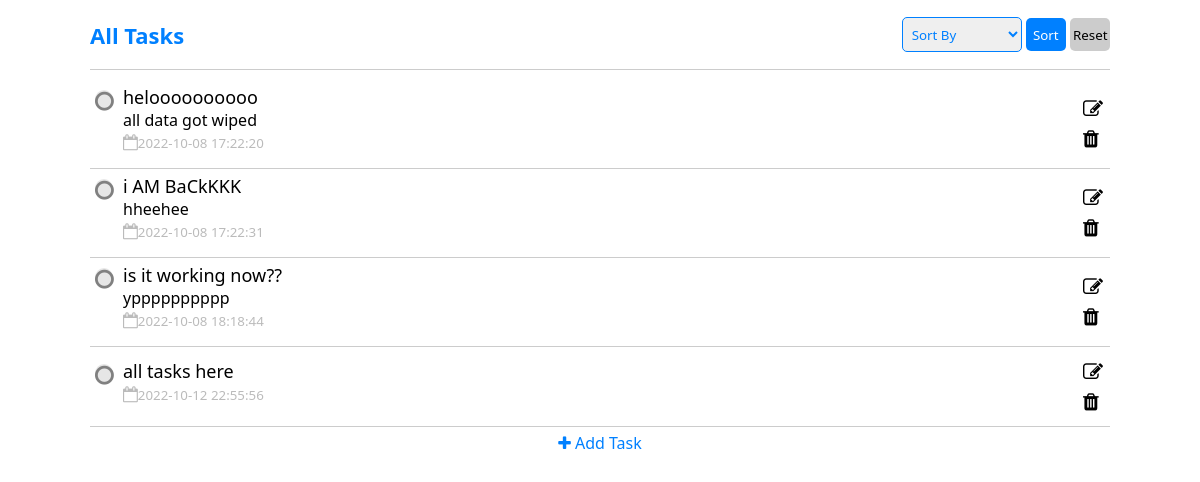
The page /main/all-tasks.php (signed in) on the database as committed earlier.
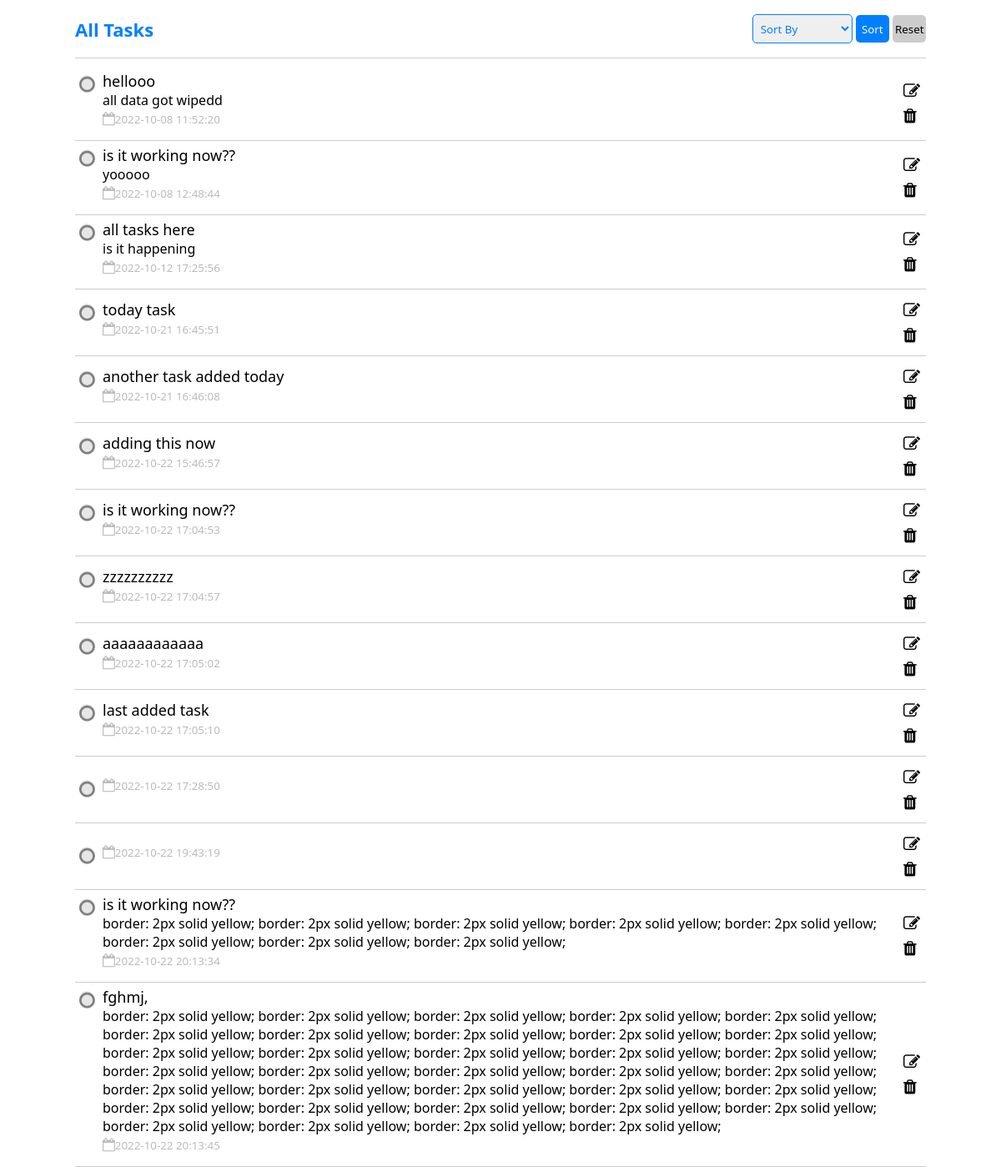
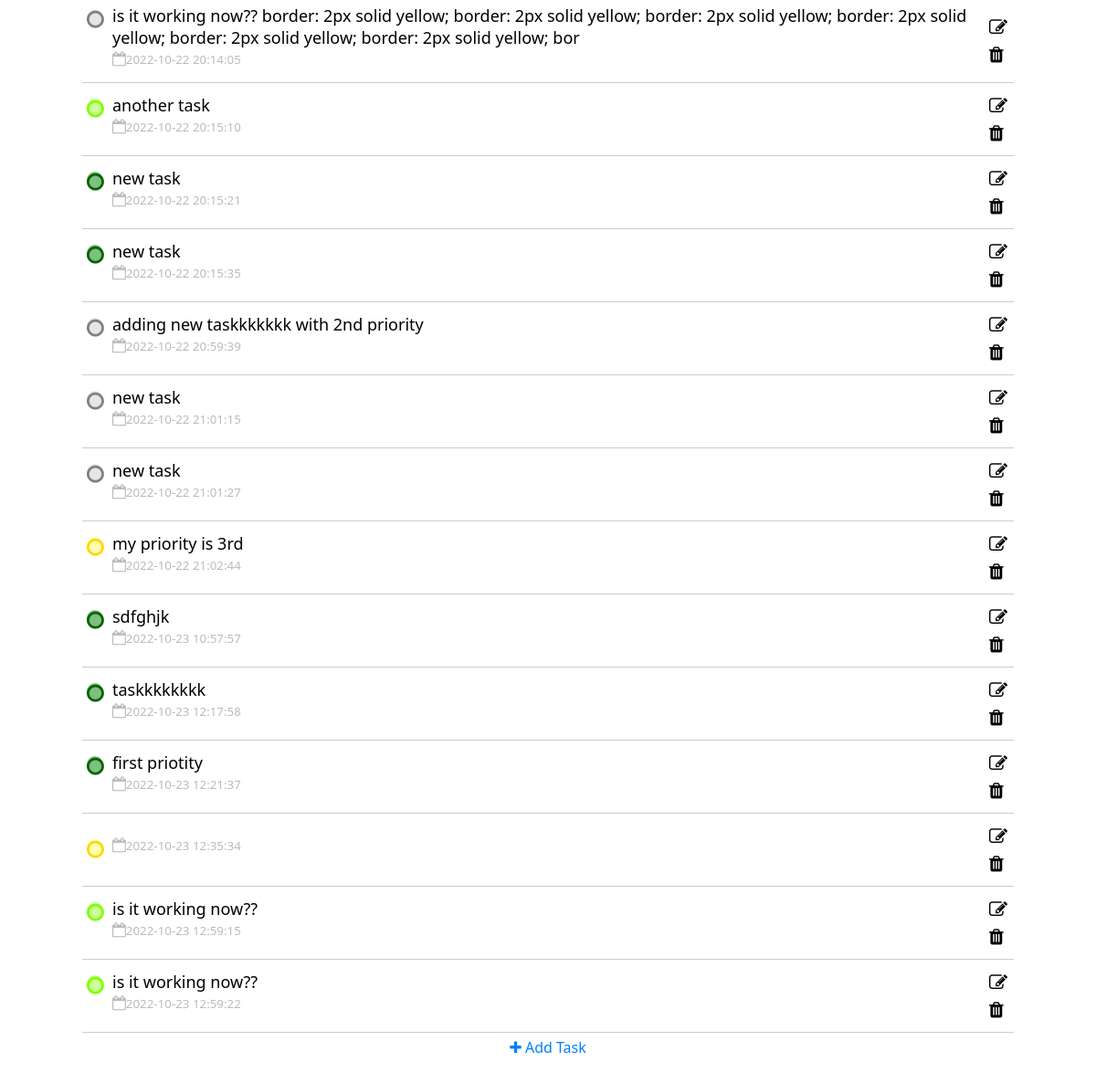
The same page on the database as committed later (2 pictures, top to bottom).
### tables this page shows
CREATE TABLE `tasks` (
  `Sno` int(11) NOT NULL,
  `task-name` varchar(200) NOT NULL,
  `task-desc` text NOT NULL,
  `timestamp` timestamp NOT NULL DEFAULT current_timestamp(),
  `priority` int(10) DEFAULT 4,
  `user-id` int(11) NOT NULL
);

### main/all-tasks.php (the view, shortened to what this page needs)
<?php
    require_once '../config.php';
?>
<!DOCTYPE html>
<html lang="en">
    <head>
        <link rel="stylesheet" href="main-page.css">
        <link href="https://maxcdn.bootstrapcdn.com/font-awesome/4.5.0/css/font-awesome.min.css" rel="stylesheet">
</head>
<body>
    <section id="content-alltasks" class="content">
        <div class="head">
            <div class="heading">
                <span>All Tasks</span>
            </div>
            <form method="post">
                <select name="sort-by" id="sort-box">
                    <option hidden selected value="">Sort By</option>
                </select>
                <span class="buttons">
                    <button class="two" name="sort-submit">Sort</button>
                    <button class="one" name="sort-reset">Reset</button>
                </span>
            </form>
        </div>
        <div class="tasks">
            <?php
                if(isset($_POST['sort-submit'])){
                    $sortBy = $_POST['sort-by'];
                    if($sortBy == "priority"){
                        $sql1 = "SELECT * FROM `tasks` WHERE `user-id` = '{$_SESSION['id']}' ORDER BY `priority` ASC";
                    }
                    if($sortBy == "old-task-first"){
                        $sql1 = "SELECT * FROM `tasks` WHERE `user-id` = '{$_SESSION['id']}' ORDER BY `timestamp` ASC";
                    }
                    if($sortBy == "new-task-first"){
                        $sql1 = "SELECT * FROM `tasks` WHERE `user-id` = '{$_SESSION['id']}' ORDER BY `timestamp` DESC";
                    }
                    if($sortBy == "A-Z"){
                        $sql1 = "SELECT * FROM `tasks` WHERE `user-id` = '{$_SESSION['id']}' ORDER BY `task-name` ASC";
                    }
                    if($sortBy == "Z-A"){
                        $sql1 = "SELECT * FROM `tasks` WHERE `user-id` = '{$_SESSION['id']}' ORDER BY `task-name` DESC";
                    }
                    if($sortBy == ""){
                        $sql1 = "SELECT * FROM `tasks` WHERE `user-id` = '{$_SESSION['id']}'";
                    }
                }
                else{
                    $sql1 = "SELECT * FROM `tasks` WHERE `user-id` = '{$_SESSION['id']}'";
                }
                $result1 = mysqli_query($conn, $sql1) or die('query unsucessful');
                if(mysqli_num_rows($result1) > 0){
                    while($row = mysqli_fetch_assoc($result1)){
            ?>
            <div class="single-task">
                <div class="todo">
                    <div class="checkbox">
                        <i id="<?php
                            if($row['priority'] == 1){echo 'first'; }
                            else if($row['priority'] == 2){echo 'second'; }
                            else if($row['priority'] == 3){echo 'third'; }
                            else if($row['priority'] == 4){echo 'fourth'; }
                            else{echo 'fourth'; }?>"
                            class="fa fa-solid fa-circle-o">
                        </i>
                    </div>
                    <div class="text">
                        <span class="task-name"><?php echo $row['task-name'];?></span>
                        <p class="task-desc"><?php echo $row['task-desc'];?></p>
                        <small style="color: #bbb;"><?php echo '<i style="font-size:16px;" class=" fa fa-solid fa-calendar-o"></i>'.$row['timestamp'];?></small>
                    </div>
                </div>
                <div class="icons">
                    <i attr-id="<?php echo $row['Sno'] ?>" class="fa fa-solid fa-edit"></i>
                    <i attr-id="<?php echo $row['Sno'] ?>" class="fa fa-solid fa-trash"></i>
                </div>
            </div>
            <?php
                } }
            ?>
            <div class="addtask">
                <form class="add-task" action="function.php" method="post">
                    <div class="add-task-head">
                        <i class="fa fa-light fa-plus"></i>
                        <span>Add Task</span>
                    </div>
                </form>
            </div>
        </div>
    </section>
</body>
</html>

### main/main-page.css (style rules this page uses)
:root { --main-color: #0080ff; --background-color: #0080ffcc; }
* { margin: 0; padding: 0; text-decoration: none; font-family: 'system-ui', '-apple-system', 'BlinkMacSystemFont', 'Segoe UI', 'Roboto', 'Oxygen', 'Ubuntu', 'Cantarell', 'Open Sans', 'Helvetica Neue', 'sans-serif'; box-sizing: border-box; scroll-behavior: smooth; }
.content { width: 100%; overflow-y: auto; overflow-x: hidden; display: flex; align-items: center; flex-direction: column; }
.content .head { position: sticky; top: 0; width: 85%; display: flex; justify-content: space-between; align-items: center; height: 70px !important; padding: 20px 0; border-bottom: 1px solid #ccc; background-color: #fff; margin-bottom: 10px; color: var(--main-color); }
.content .head .heading span { font-size: 22px; font-weight: 700; }
.content select { padding: 5px; border: 1px solid var(--main-color); width: 120px; height: 35px; cursor: pointer; outline: none; border-radius: 5px; text-align: left; }
.content select option { color: #999999; font-weight: 500; }
.content select,select option { color: var(--main-color); }
.content .head form .buttons button { width: 40px; height: 33px; margin: 0; padding: 0 3px; font-weight: 500; }
.content .add-task { width: 100%; margin-bottom: 40px; }
.content .add-task .add-task-head { width: 100%; text-align: center; padding: 5px; cursor: pointer; color: var(--main-color); }
.buttons button { width: 80px; height: 30px; padding: 3px; margin: 0 2px; font-weight: 700; border: none; border-radius: 5px; cursor: pointer; }
.buttons .one { background-color: #ccc; }
.buttons .two { background-color: var(--main-color); color: white; }
.content .tasks { width: 85%; }
.content .tasks .single-task { display: flex; justify-content: space-between; flex-direction: row; align-items: center; border-bottom: 1px solid #ccc; padding: 5px 0; cursor: pointer; min-height: 80px; }
.content .tasks .single-task .todo { display: flex; }
.content .tasks .single-task .todo .text { padding: 0 0 10px 5px; }
.content .tasks .single-task .todo span { font-weight: 500; font-size: 18px; }
.content .tasks .single-task .todo .checkbox { padding: 5px; color: gray; }
.content .tasks .single-task .todo i { font-size: 16px; }
.content .tasks .single-task .todo .checkbox i { font-size: 22px; font-weight: 100; width: 18px; height: 19px; border-radius: 50%; background-color: #ddd; }
.content .tasks .single-task .todo .checkbox i#first { color: darkgreen; background-color: rgb(0, 128, 0, 0.5); }
.content .tasks .single-task .todo .checkbox i#second { color: chartreuse; background-color: rgb(127, 255, 0, 0.4); }
.content .tasks .single-task .todo .checkbox i#third { color: gold; background-color: rgb(255, 255, 0, 0.3); }
.content .tasks .single-task .todo .checkbox i#fourth { color: gray; background-color: rgb(128, 128, 128, 0.2); }
.content .tasks .single-task .icons i { width: 30px; text-align: center; margin: 0 2px; padding: 5px; font-size: 20px; display: flex; }

Rows that differ between the two databases and show on the page:
removed tasks: priority 4 (drawn), value "i AM BaCkKKK", value "hheehee", timestamp "2022-10-08 17:22:31"
changed tasks: value "heloooooooooo" → "hellooo"; value "all data got wiped" → "all data got wipedd"; timestamp "2022-10-08 17:22:20" → "2022-10-08 11:52:20"
changed tasks: value "ypppppppppp" → "yooooo"; timestamp "2022-10-08 18:18:44" → "2022-10-08 12:48:44"
changed tasks "all tasks here": value (not shown) → "is it happening"; timestamp "2022-10-12 22:55:56" → "2022-10-12 17:25:56"
added tasks: priority 4 (drawn), value "today task", timestamp "2022-10-21 16:45:51"
added tasks: priority 4 (drawn), value "another task added today", timestamp "2022-10-21 16:46:08"
added tasks: priority 4 (drawn), value "adding this now", timestamp "2022-10-22 15:46:57"
added tasks: priority 4 (drawn), value "is it working now??", timestamp "2022-10-22 17:04:53"
added tasks: priority 4 (drawn), value "zzzzzzzzzz", timestamp "2022-10-22 17:04:57"
added tasks: priority 4 (drawn), value "aaaaaaaaaaaa", timestamp "2022-10-22 17:05:02"
added tasks: priority 4 (drawn), value "last added task", timestamp "2022-10-22 17:05:10"
added tasks: priority 4 (drawn), timestamp "2022-10-22 17:28:50"
added tasks: priority 4 (drawn), timestamp "2022-10-22 19:43:19"
added tasks: priority 4 (drawn), value "is it working now??", value "border: 2px solid yellow; border: 2px solid yellow; border: 2px solid yellow; border: 2px solid yellow; border: 2px solid yellow; border: 2px solid yellow; border: 2px solid yellow; border: 2px solid yellow;", timestamp "2022-10-22 20:13:34"
added tasks: priority 4 (drawn), value "fghmj,", value "border: 2px solid yellow; border: 2px solid yellow; border: 2px solid yellow; border: 2px solid yellow; border: 2px solid yellow; border: 2px solid yellow; border: 2px solid yellow; border: 2px solid yellow; border: 2px solid yellow; border: 2px solid yellow; border: 2px solid yellow; border: 2px solid yellow; border: 2px solid yellow; border: 2px solid yellow; border: 2px solid yellow; border: 2px solid yellow; border: 2px solid yellow; border: 2px solid yellow; border: 2px solid yellow; border: 2px solid yellow; border: 2px solid yellow; border: 2px solid yellow; border: 2px solid yellow; border: 2px solid yellow; border: 2px solid yellow; border: 2px solid yellow; border: 2px solid…", timestamp "2022-10-22 20:13:45"
added tasks: priority 4 (drawn), value "is it working now?? border: 2px solid yellow; border: 2px solid yellow; border: 2px solid yellow; border: 2px solid yellow; border: 2px solid yellow; border: 2px solid yellow; bor", timestamp "2022-10-22 20:14:05"
added tasks: priority 2 (drawn), value "another task", timestamp "2022-10-22 20:15:10"
added tasks: priority 1 (drawn), value "new task", timestamp "2022-10-22 20:15:21"
added tasks: priority 1 (drawn), value "new task", timestamp "2022-10-22 20:15:35"
added tasks: priority 4 (drawn), value "adding new taskkkkkkk with 2nd priority", timestamp "2022-10-22 20:59:39"
added tasks: priority 4 (drawn), value "new task", timestamp "2022-10-22 21:01:15"
added tasks: priority 4 (drawn), value "new task", timestamp "2022-10-22 21:01:27"
added tasks: priority 3 (drawn), value "my priority is 3rd", timestamp "2022-10-22 21:02:44"
added tasks: priority 1 (drawn), value "sdfghjk", timestamp "2022-10-23 10:57:57"
added tasks: priority 1 (drawn), value "taskkkkkkkk", timestamp "2022-10-23 12:17:58"
added tasks: priority 1 (drawn), value "first priotity", timestamp "2022-10-23 12:21:37"
added tasks: priority 3 (drawn), timestamp "2022-10-23 12:35:34"
added tasks: priority 2 (drawn), value "is it working now??", timestamp "2022-10-23 12:59:15"
added tasks: priority 2 (drawn), value "is it working now??", timestamp "2022-10-23 12:59:22"
